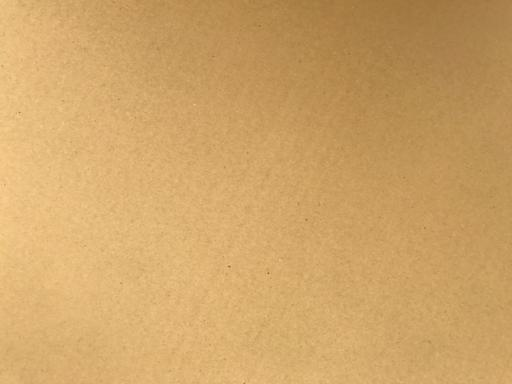
#> input picture data/test/cardboard/cardboard110.jpg, 512 x 384 px
$ python -i data_split.py   (imports and definitions only)
#> lines starting #> are read from the running program, lines starting #| are printed output that depends on the picture
"""Create and validate the project's fixed, leakage-aware TrashNet split."""

import argparse
import csv
import hashlib
import json
import os
import shutil
from collections import Counter, defaultdict
from pathlib import Path

import numpy as np
from PIL import Image
from scipy.fft import dctn
from sklearn.model_selection import GroupShuffleSplit


CLASSES = ["cardboard", "glass", "metal", "paper", "plastic", "trash"]
PHASH_HAMMING_THRESHOLD = 6
CANDIDATE_SEED_COUNT = 300
TRAIN_RATIO = 0.70
VAL_RATIO = 0.15
TEST_RATIO = 0.15
DEFAULT_SEED = 42
MANIFEST_FIELDS = [
    "relative_path", "class", "label", "width", "height", "file_sha256",
    "pixel_sha256", "phash", "split", "group_id", "random_state",
    "balance_seed", "phash_hamming_threshold", "candidate_seed_count",
    "train_ratio", "val_ratio", "test_ratio",
]


def _sha256_file(path):
    digest = hashlib.sha256()
    with Path(path).open("rb") as source:
        for chunk in iter(lambda: source.read(1024 * 1024), b""):
            digest.update(chunk)
    return digest.hexdigest()


def _image_hashes(path):
    """Return byte SHA256, RGB-pixel SHA256, pHash, width, and height."""
#> called with path = '../data/test/cardboard/cardboard110.jpg'
    with Image.open(path) as raw:
#> raw is the input picture: PIL image 512x384 RGB; mean R, G, B 207, 164.6, 104.1
        raw.load()
        image = raw.convert("RGB")
    pixel_bytes = (
        image.width.to_bytes(4, "big")
        + image.height.to_bytes(4, "big")
        + image.tobytes()
    )
    pixel_sha256 = hashlib.sha256(pixel_bytes).hexdigest()
    gray = np.asarray(
        image.convert("L").resize((32, 32), Image.Resampling.LANCZOS),
        dtype=float,
    )
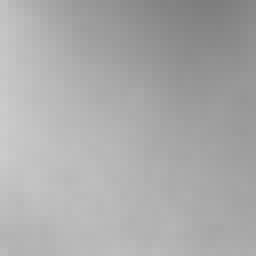
#> gray: shape (32, 32) float64 (shown 8 times larger); min 126, max 203, mean 170.3
    dct_block = dctn(gray, norm="ortho")[:8, :8].reshape(-1)[1:]
#> dct_block = 63 values, max 406.1 at index 0, min -307.5 at index 7, mean 4.97
    bits = dct_block > np.median(dct_block)
    phash = sum(int(bit) << index for index, bit in enumerate(bits))
#> phash = 2398238802795196287
    return _sha256_file(path), pixel_sha256, phash, image.width, image.height


# [470 lines left out: functions _load_images, _connected_components, _select_grouped_split, _read_fixed_manifest, _expected_split_files, _validate_materialized_split and 4 more, not called in this run]


# [2 lines not run here, left out]

>>> result = _image_hashes('../data/test/cardboard/cardboard110.jpg')
#> result = 5 items

$ run again, on data/test/cardboard/cardboard192.jpg
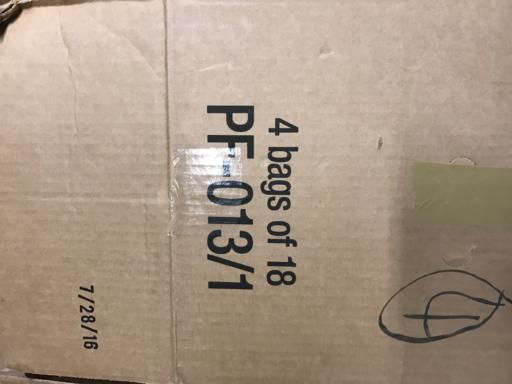
#> input picture data/test/cardboard/cardboard192.jpg, 512 x 384 px
#> in _image_hashes, raw is the input picture: PIL image 512x384 RGB; mean R, G, B 168.4, 150.6, 133.1
#> in _image_hashes, `gray = np.asarray( image.convert("L").resize((32, 32), Image.Resamplin..`:
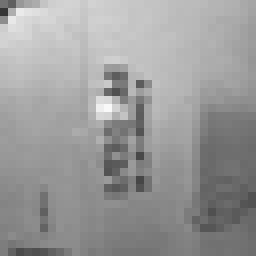
#> gray: shape (32, 32) float64 (shown 8 times larger); min 54, max 249, mean 154
#> dct_block = 63 values, max 824.1 at index 7, min -159.7 at index 3, mean -1.66
#> phash = 7449571366771679141
#> result = 5 items

$ run again, on data/test/cardboard/cardboard2.jpg
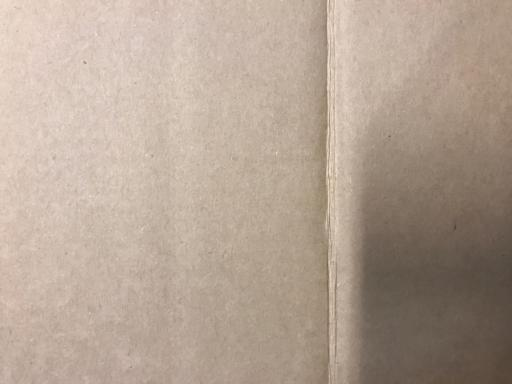
#> input picture data/test/cardboard/cardboard2.jpg, 512 x 384 px
#> in _image_hashes, raw is the input picture: PIL image 512x384 RGB; mean R, G, B 179.2, 162, 147.4
#> in _image_hashes, `gray = np.asarray( image.convert("L").resize((32, 32), Image.Resamplin..`:
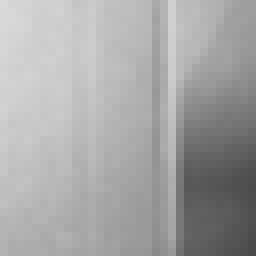
#> gray: shape (32, 32) float64 (shown 8 times larger); min 74, max 217, mean 165.5
#> dct_block = 63 values, max 871.2 at index 0, min -237 at index 8, mean 18.69
#> phash = 1358204484875358885
#> result = 5 items

$ run again, on data/test/cardboard/cardboard21.jpg
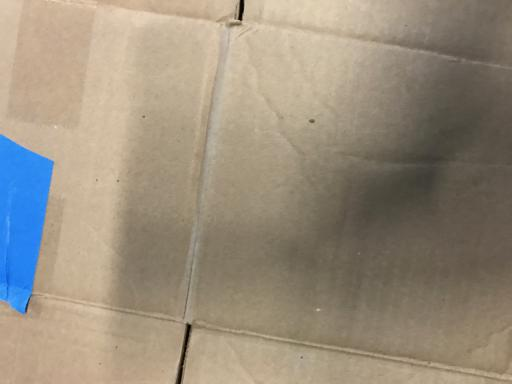
#> input picture data/test/cardboard/cardboard21.jpg, 512 x 384 px
#> in _image_hashes, raw is the input picture: PIL image 512x384 RGB; mean R, G, B 153.4, 142.2, 125.1
#> in _image_hashes, `gray = np.asarray( image.convert("L").resize((32, 32), Image.Resamplin..`:
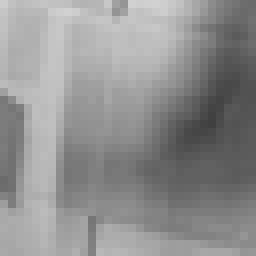
#> gray: shape (32, 32) float64 (shown 8 times larger); min 63, max 209, mean 143.6
#> dct_block = 63 values, max 738 at index 0, min -266.3 at index 9, mean 17.95
#> phash = 8617258866888205701
#> result = 5 items
